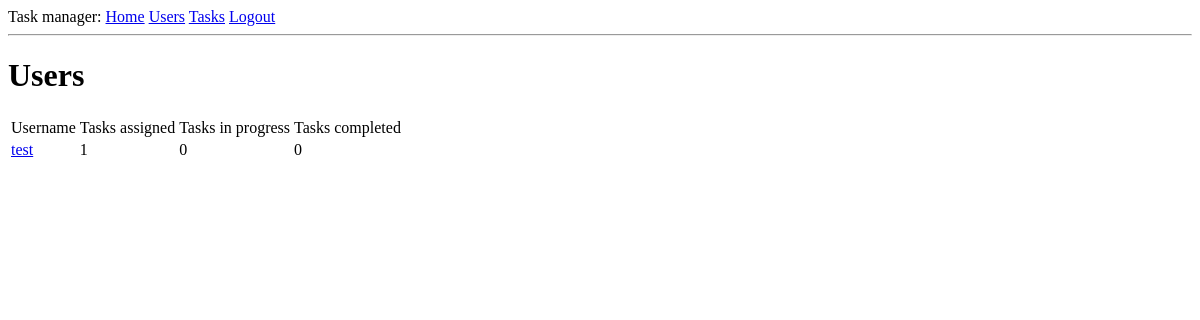
Page /users (signed in) on the earlier database version.
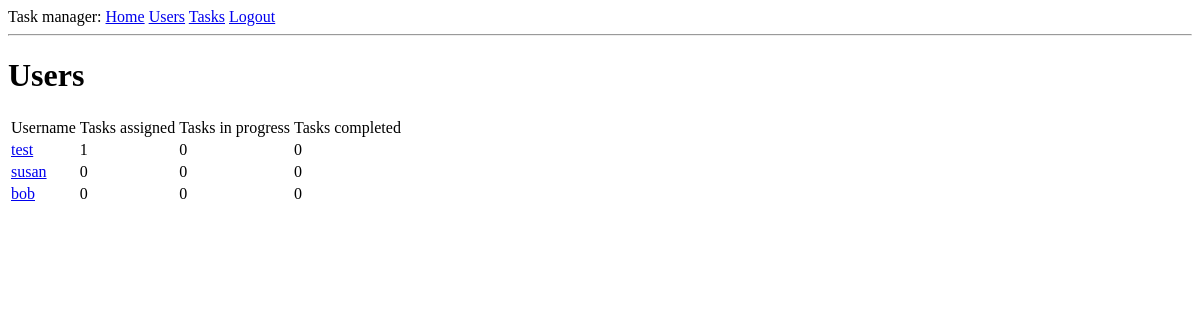
Same page on the later database version.
### app/models.py (models this page shows, shortened)
class User(UserMixin, db.Model):
	id = db.Column(db.Integer, primary_key=True)
	username = db.Column(db.String(64), index=True, unique=True)
	email = db.Column(db.String(120), index=True, unique=True)
	password_hash = db.Column(db.String(128))
	tasks = db.relationship('Task', backref='executor', lazy='dynamic')
	token = db.Column(db.String(32), index=True, unique=True)
	token_expiration = db.Column(db.DateTime)

### app/routes.py (the view)
@app.route('/users')
@login_required
def users():
	users = User.query.all()
	return render_template('users.html', users=users)

### app/models.py (called while the page is built)
@login.user_loader
def load_user(id):
	return User.query.get(int(id))

### app/templates/users.html
{% extends "base.html" %}
{% block content %}
	<h1>Users</h1>
	<table>
		<tr>
			<td>Username</td>
			<td>Tasks assigned</td>
			<td>Tasks in progress</td>
			<td>Tasks completed</td>
		</tr>
		{% for user in users %}
			<tr>
				<td><a href="{{ url_for('user', username=user.username) }}">
						{{ user.username }}
					</a>
				</td>
				<td>{{ user.tasks.count() }}</td>
				<td>{{ user.tasks.filter_by(status='In progress').count() }}</td>
				<td>{{ user.tasks.filter_by(status='Completed').count() }}</td>
			</tr>
		{% endfor %}
	</table>
{% endblock %}

### app/templates/base.html (shortened to what this page needs)
<!doctype html>
<html>
	<head>
	</head>
	<body>
		<div>
			Task manager: <a href="{{ url_for('index') }}">Home</a>
			<a href="{{ url_for('users') }}">Users</a>
			<a href="{{ url_for('tasks') }}">Tasks</a>
			{% if current_user.is_anonymous %}
			<a href="{{ url_for('auth.login') }}">Login</a>
			{% else %}
			<a href="{{ url_for('auth.logout') }}">Logout</a>
			{% endif %}
		</div>
		<hr>
		{% block content %}{% endblock %}
	</body>
</html>

Differences in the rows shown:
added User: username "susan", tasks.count "0", tasks.filter_by "0"
added User: username "bob", tasks.count "0", tasks.filter_by "0"
